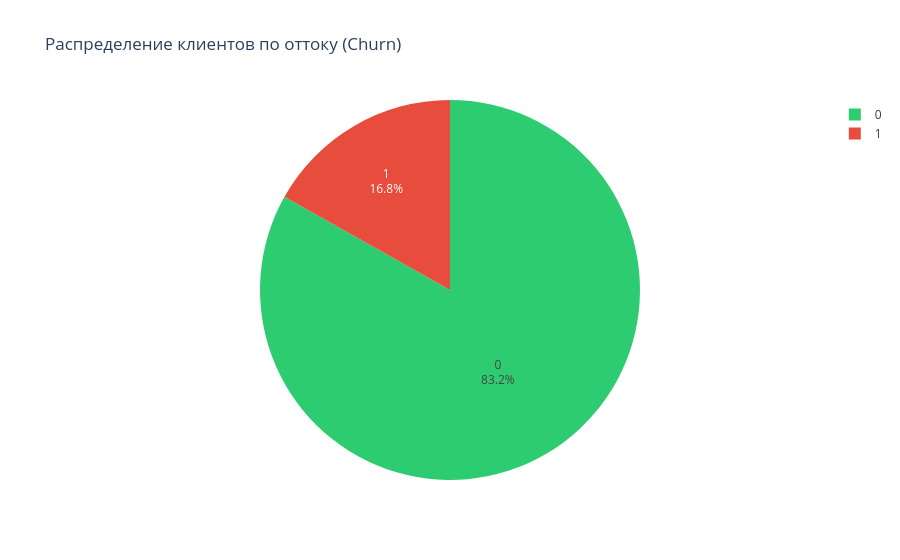

The cell this chart's notebook holds for it:
### Markdown cell above
#### Круговая диаграмма (Churn)

### Code cell
import plotly.express as px

fig1 = px.pie(df, names='Churn', title='Распределение клиентов по оттоку (Churn)',
              labels={0: 'Остались', 1: 'Ушли'}, 
              color_discrete_sequence=['#2ECC71', '#E74C3C'])
fig1.update_traces(textinfo='percent+label')
fig1.show()

### Figure 1 — Plotly figure (JSON) as saved in the notebook; plotly's stock layout.template omitted (floating-point values rounded to 4 significant figures; data arrays with more than 128 entries replaced by an {"elided": "..."} marker saying what was removed)
{"data": [{"domain": {"x": [0, 1], "y": [0, 1]}, "hovertemplate": "Churn=%{label}<extra></extra>", "labels": {"elided": "5630 int values"}, "legendgroup": "", "name": "", "showlegend": true, "textinfo": "percent+label", "type": "pie"}], "layout": {"legend": {"tracegroupgap": 0}, "piecolorway": ["#2ECC71", "#E74C3C"], "title": {"text": "Распределение клиентов по оттоку (Churn)"}}}
